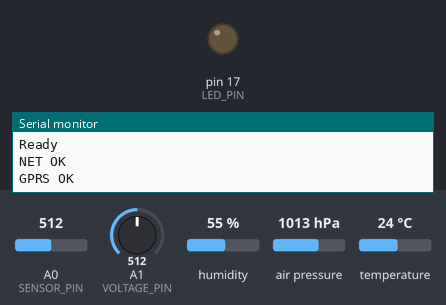
Bench run of a sketch on a simulated Arduino Leonardo, built for the host (arithmetic inside an expression is 32-bit, double 64-bit). Shown: output pins drawn as LEDs (lit = HIGH), the last lines printed to the serial monitor. Inputs (shaded band) come from the test bench; at power-on: A0 (SENSOR_PIN) = 512, A1 (VOLTAGE_PIN) = 512, humidity 55 %, air pressure 1013 hPa, temperature 24 °C. The local clock reads 2024-03-15 10:24:30 at power-on unless the sketch sets it; pins used as bus, display or sensor lines are not drawn.

Above: at 3.2 s.
At 13.5 s:
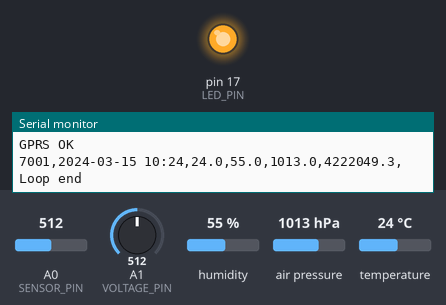
Timing chart, 0 to 29.7 s (numbered marks = the images above):
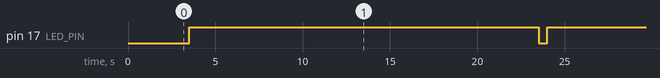

The sketch:

read_water_level_and_send_data_gprs.ino
```cpp
#define TINY_GSM_MODEM_SIM800
#define TINY_GSM_RX_BUFFER   64
#define TINY_GSM_HAS_SMS      0
#define TINY_GSM_HAS_CALLS    0
#define TINY_GSM_HAS_LOCATION 0
#define TINY_GSM_HAS_FTP      0
#define TINY_GSM_HAS_BLUETOOTH 0
#define TINY_GSM_HAS_MQTT     0
#define TINY_GSM_HAS_SSL      0

#include <TinyGsmClient.h>
#include <Wire.h>
#include "RTClib.h"
#include <SparkFunBME280.h>

BME280 bme;
RTC_DS3231 rtc;

#define DEVICE_ID 7001

const char apn[]    = "internet";
const char server[] = "94.228.123.208";
const int  port     = 8001;

#define SerialGSM Serial1
TinyGsm modem(SerialGSM);
TinyGsmClient client(modem);

#define LED_PIN         17
#define MODEM_RST_PIN   6
#define MODEM_POWER_PIN 5


// Пин, к которому подключен датчик (через резистор)
const int SENSOR_PIN = A0;

// Сопротивление вашего резистора в Омах.
const float RESISTOR_VALUE = 250.0;

// Максимальный диапазон измерения вашего датчика в метрах.
const float SENSOR_RANGE_METERS = 5.0;

// Опорное напряжение Arduino. Для Uno/Nano/Mega это обычно 5.0В.
const float V_REF = 5.0;

// Количество замеров для медианного фильтра.
const int NUM_SAMPLES = 15;

// Массив для хранения замеров
int samples[NUM_SAMPLES];


#define VOLTAGE_PIN A1      // Пин для считывания напряжения


// Номиналы резисторов (используйте .0, чтобы заставить компилятор считать в float)
const float R1 = 17500.0;
const float R2 = 10000.0;

float getActualWaterLevel() {
  for (int i = 0; i < NUM_SAMPLES; i++) {
    samples[i] = analogRead(SENSOR_PIN);
    delay(20);
  }

  for (int i = 0; i < NUM_SAMPLES - 1; i++) {
    for (int j = 0; j < NUM_SAMPLES - i - 1; j++) {
      if (samples[j] > samples[j + 1]) {
        int temp = samples[j];
        samples[j] = samples[j + 1];
        samples[j + 1] = temp;
      }
    }
  }

  // FIXME: я бы сырое значение тоже передавал, хотя его можно получить из данных
  float medianRawValue = samples[8];

  // --- Шаг 4: Преобразуем медианное значение в напряжение ---
  float voltage = (medianRawValue / 1023.0) * V_REF;

  // --- Шаг 5: Преобразуем напряжение в ток (в миллиамперах) ---
  float current_mA = (voltage / RESISTOR_VALUE) * 1000.0;

  // --- Шаг 6: Преобразуем ток в уровень воды (в метрах) ---
  float useful_current = current_mA - 4.0;
  const float current_range = 16.0;
  float waterLevel = (useful_current / current_range) * SENSOR_RANGE_METERS;

  if (waterLevel < 0) {
    waterLevel = 0.0;
  }

  return waterLevel;
}


/**
 * @brief Включает делитель, измеряет напряжение и выключает делитель.
 * @return Напряжение аккумулятора в Вольтах.
 */
float readBatteryVoltage() {
  // 3. Считываем значение с АЦП (0-1023)
  int adcValue = analogRead(VOLTAGE_PIN);

  // 5. Конвертируем значение АЦП обратно в напряжение
  // Сначала находим напряжение на пине A0
  float dividerVoltage = adcValue * (5.0 / 1023.0);

  // Затем, зная напряжение на делителе, вычисляем исходное напряжение аккумулятора
  // Формула: V_in = V_out * (R1 + R2) / R2
  float batteryVoltage = dividerVoltage * (R1 + R2) / R2;

  return batteryVoltage;
}


void setup() {
  // TODO: проверить - если до этого была неуспешная попытка отправки, то пробуем в любом случае отправить
  // если была успешная то отправим когда придет время отрпавки

  pinMode(LED_PIN, OUTPUT);
  pinMode(MODEM_POWER_PIN, OUTPUT);

  digitalWrite(MODEM_POWER_PIN, LOW);

  Serial.begin(9600);
  delay(3000);

  digitalWrite(MODEM_POWER_PIN, HIGH);
  digitalWrite(LED_PIN, LOW);

  // На Pro Micro это пины 2(SDA) и 3(SCL)
  Wire.begin();

  if (!rtc.begin()) {
    Serial.println(F("E1"));
  }
  //rtc.adjust(DateTime(F(__DATE__), F(__TIME__)));

  bme.setI2CAddress(0x76);
  if (!bme.beginI2C()) {
    Serial.println(F("E2"));
  }
}


void initNetwork() {
  SerialGSM.begin(9600);
  Serial.println(F("Initializing modem..."));
  if (!modem.restart()) {
    Serial.println(F("Failed"));
    while (true);
  }
  Serial.println(F("Ready"));

  if (!modem.waitForNetwork()) {
    Serial.println(F("fail."));
    while (true);
  }
  Serial.println(F("NET OK"));

  if (!modem.gprsConnect(apn)) {
    Serial.println(F("fail."));
    while (true);
  }
  Serial.println(F("GPRS OK"));
}


void formatPostData(char* buffer, size_t bufferSize) {
  // 1. Считываем данные
  DateTime now = rtc.now();
  float temperature = bme.readTempC();
  float humidity = bme.readFloatHumidity();
  float pressure = bme.readFloatPressure() / 100.0F;

  // 2. Преобразуем float в целые числа (long), умножив на 10,
  // чтобы сохранить один знак после запятой.
  long temp_int = temperature * 10;
  long hum_int = humidity * 10;
  long press_int = pressure * 10;

  float waterLevel = getActualWaterLevel();

  float batteryVoltage = readBatteryVoltage();

  // 3. Формируем строку за один вызов, используя целочисленные типы.
  // snprintf_P читает строку формата (PSTR) из Flash-памяти, экономя SRAM.
  snprintf_P(buffer, bufferSize,
             PSTR("%04d,%04d-%02d-%02d %02d:%02d,%ld.%1ld,%ld.%1ld,%ld.%1ld,%ld.%1ld,%ld.%1ld\n"),
             DEVICE_ID,
             now.year(), now.month(), now.day(), now.hour(), now.minute(),
             temp_int / 10, abs(temp_int % 10),   // Целая и дробная часть температуры
             hum_int / 10, abs(hum_int % 10),     // Целая и дробная часть влажности
             press_int / 10, abs(press_int % 10),  // Целая и дробная часть давления
             waterLevel,
             batteryVoltage
  );
}


void loop() {
  digitalWrite(MODEM_POWER_PIN, HIGH);
  digitalWrite(LED_PIN, LOW);
  initNetwork();

  char postData[50];
  formatPostData(postData, sizeof(postData));
  Serial.println(postData);

  if (client.connect(server, port)) {
    client.print(postData);
    client.stop();
  }
  else {
    Serial.println(F("E3"));
  }

  modem.gprsDisconnect();

  digitalWrite(MODEM_POWER_PIN, LOW);
  digitalWrite(LED_PIN, HIGH);
  Serial.println(F("Loop end"));
  delay(20 * 1000);

  // TODO: отправить сигнал DONE чтобы обесточить цепь
  // сохранить результаты во флеш-памяти, если не смогли отправить и счетчик неудачных попыток увеличить
  // при этом данные о температуре общие можно всегда скидывать в память ЕЕЕПРОМ чтобы больше информации с устройства иметь
}
```

Measured:
- by itself, pin 17 (LED_PIN): alternates HIGH for 20.0 s and LOW for 0.51 s
